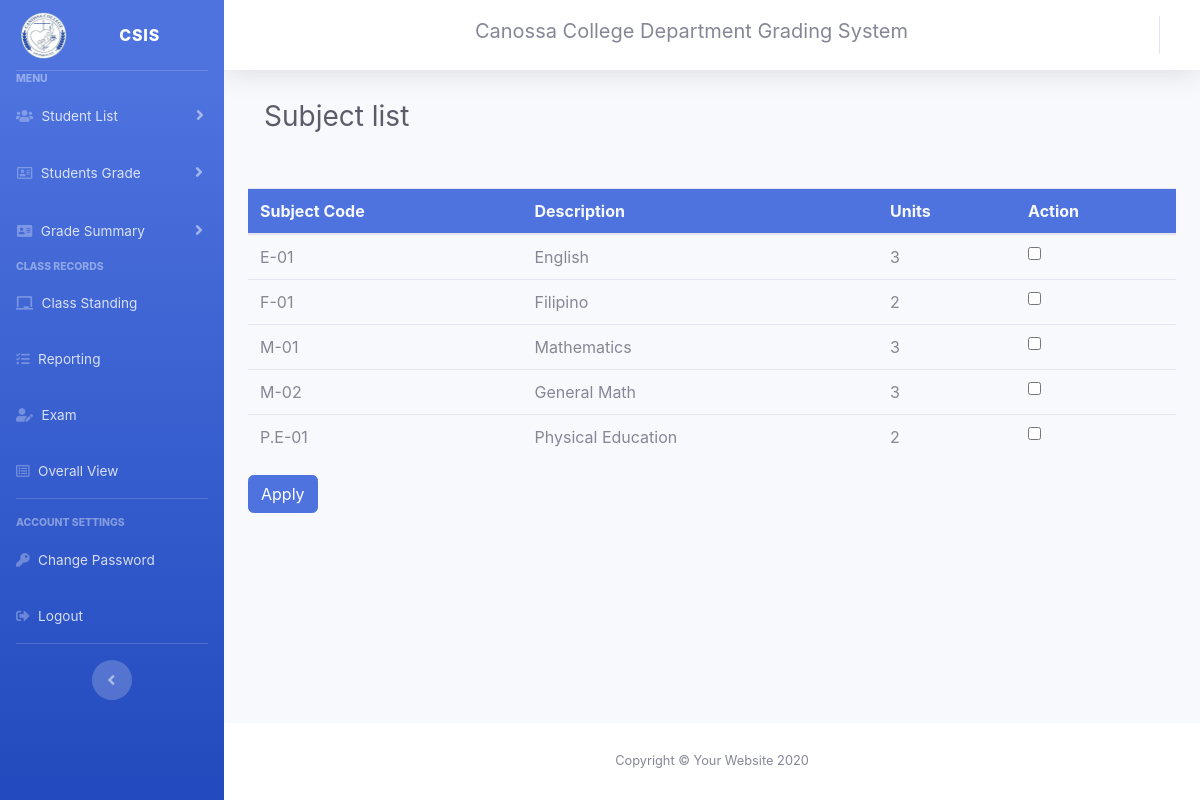
The app's page /teacher/subject.teacher.php (signed in) with its own data.
### tables this page shows
CREATE TABLE `sublists` (
  `id` int(11) NOT NULL,
  `subject_code` varchar(111) NOT NULL,
  `description` varchar(111) NOT NULL,
  `units` varchar(111) NOT NULL
);

### teacher/subject.teacher.php (the view, shortened to what this page needs)
<?php
if (isset($_SESSION['user_id'])) {
    include "../teacherlayout/head.tlayout.php"; ?>
       <nav class="navbar navbar-expand navbar-light  topbar mb-4 static-top ">
<h1 class="h3 mb-4 text-gray-800 mr-auto">Subject list</h1>
</nav>
<?php echo "<form action='../database/addrecord/apply.db.php?id=$id'method='post'>";?>
<table class="table">
    <thead class="bg-primary text-light ">
        <tr>
            <th>Subject Code</th>
            <th>Description</th>
            <th>Units</th>
            <th>Action</th>
        </tr>
    </thead>
    <tbody>
               <?php
                    include_once '../database/dbconnection.db.php';
                    $sql = "SELECT * from sublists order by subject_code asc";
                    $result = $conn-> query($sql);
                    if($result-> num_rows > 0 ){
                        while($row = $result-> fetch_assoc()){
                           $des = $row['description'];
                            echo "<tr><td>".$row['subject_code']."</td>
                            <td>".$row['description']."</td>
                            <td>".$row['units']."</td>
                            <td><input type='checkbox' name='subject[]' value='$des' require></td>
                            </tr>";
                        }
                    }
                ?>
    </tbody>
</table>
<input type="submit" value="Apply" name="submit" class="btn btn-primary">
</form>
<?php include "../teacherlayout/footer.tlayout.php";
    }else{
        header("Location: ../canossa/master.blade.php");
        exit();
   }
?>

### records on screen
sublists: subject_code "E-01", description "English", units "3"
sublists: subject_code "F-01", description "Filipino", units "2"
sublists: subject_code "M-01", description "Mathematics", units "3"
sublists: subject_code "M-02", description "General Math", units "3"
sublists: subject_code "P.E-01", description "Physical Education", units "2"
